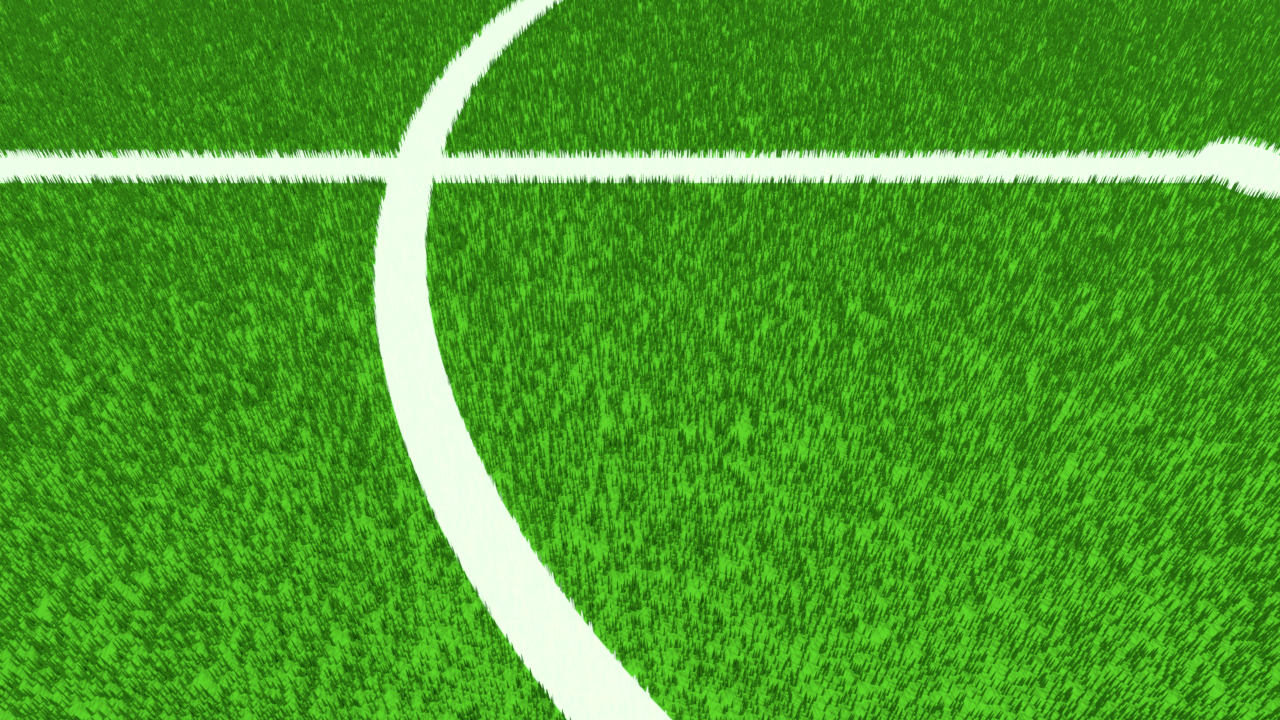
#> input picture segmentasi lapangan/sample4.png, 1280 x 720 px
$ python segmentasi_img.py
#> lines starting #> are read from the running program, lines starting #| are printed output that depends on the picture; after the words box and inside, x2 and y2 are one past the last pixel; in counts of white or black regions, pixels touching at a corner belong together
import cv2 as cv
import numpy as np

imgframe = cv.imread('sample4.png')
#> imgframe is the input picture: shape (720, 1280, 3); mean B, G, R 42.1, 156.6, 75

if imgframe is None:
    print("Error: Can't load image")
else:
    low_green = np.array([35, 100, 100])
    up_green = np.array([85, 255, 255])

    hsv = cv.cvtColor(imgframe, cv.COLOR_BGR2HSV)
#> hsv: shape (720, 1280, 3); mean H, S, V 51.5, 197.6, 156.6

    kernel = cv.getStructuringElement(cv.MORPH_ELLIPSE, (3, 3))

    green_mask = cv.inRange(hsv, low_green, up_green)
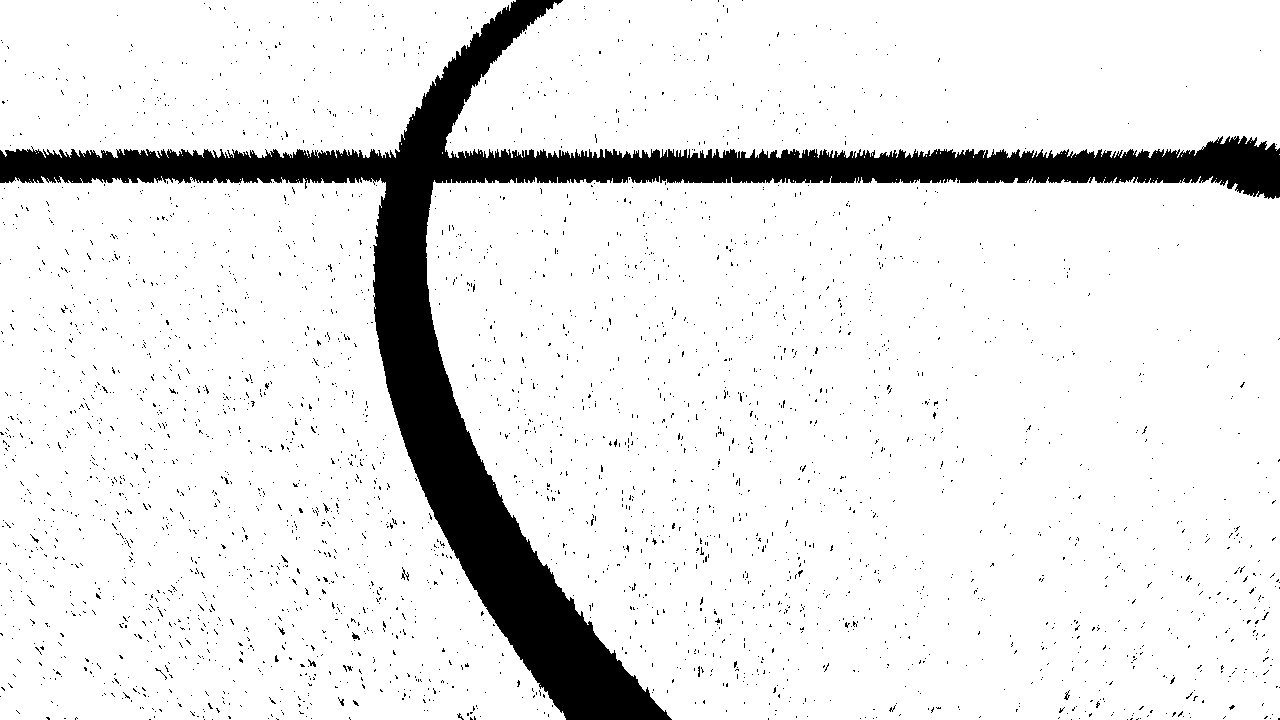
#> green_mask: shape (720, 1280); 89.9% white; 3119 black regions (3112 under 20 px), largest, box (x1, y1, x2, y2) and area: (0, 0, 1280, 720) 84033, (401, 567, 409, 581) 36, (352, 632, 360, 640) 31

    green_mask1 = cv.erode(green_mask, kernel, iterations=1)
#> green_mask1: shape (720, 1280); 87% white; 2423 black regions (2062 under 20 px), largest, box (x1, y1, x2, y2) and area: (0, 0, 1280, 720) 90846, (400, 566, 410, 582) 91, (466, 704, 479, 720) 88
    green_mask2 = cv.dilate(green_mask1, kernel, iterations=6)
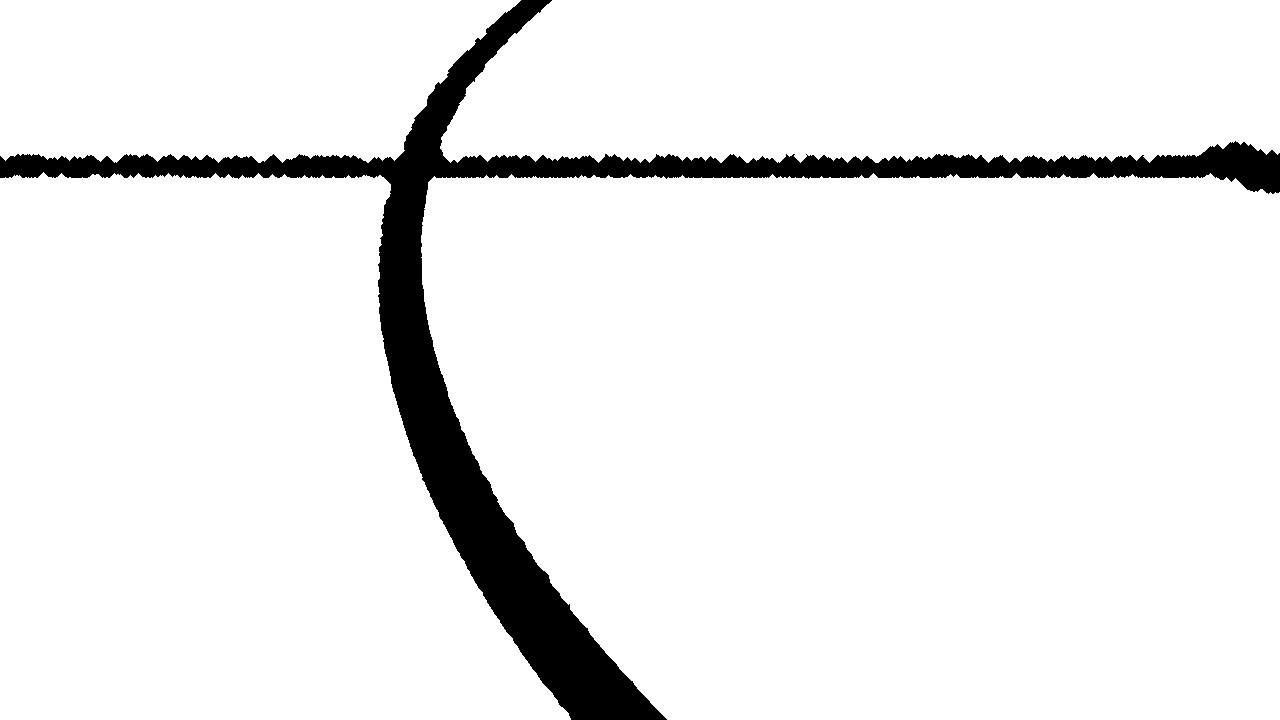
#> green_mask2: shape (720, 1280); 93% white; 1 black region

    contours, _ = cv.findContours(green_mask2, cv.RETR_EXTERNAL, cv.CHAIN_APPROX_SIMPLE)
#> contours = 4 contours; box (x1, y1, x2, y2) and area: (421, 173, 1280, 720) 423509, (0, 172, 571, 720) 235088, (440, 0, 1280, 163) 124280, (0, 0, 521, 163) 70103

    if contours:
        largest_contour = max(contours, key=cv.contourArea)
#> largest_contour = contour of 671 points, box (x1, y1, x2, y2) (421, 173, 1280, 720), area 423509

        hull = cv.convexHull(largest_contour)
#> hull = contour of 36 points, box (x1, y1, x2, y2) (421, 173, 1280, 720), area 427247

        mask = np.zeros_like(green_mask2)
        cv.drawContours(mask, [hull], -1, 255, thickness=-1)
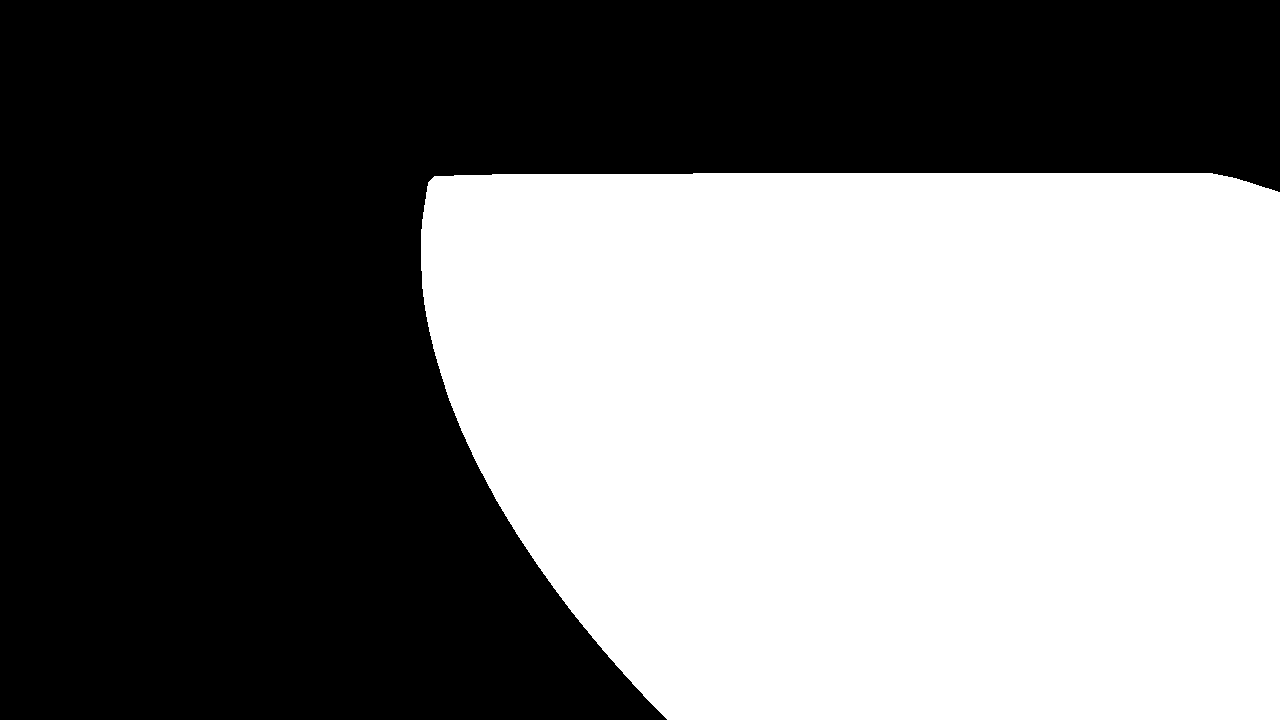
#> mask: shape (720, 1280); 46.5% white; 1 white region, box (x1, y1, x2, y2) and area: (421, 173, 1280, 720) 428528

        boundary_frame = imgframe.copy()
        cv.drawContours(boundary_frame, [hull], -1, (0, 0, 255), thickness=2)
#> boundary_frame: shape (720, 1280, 3); 0.72% of pixels changed, all inside (x1, y1, x2, y2) = (420, 172, 1280, 720)

        roi_frame = cv.bitwise_and(imgframe, imgframe, mask=mask)
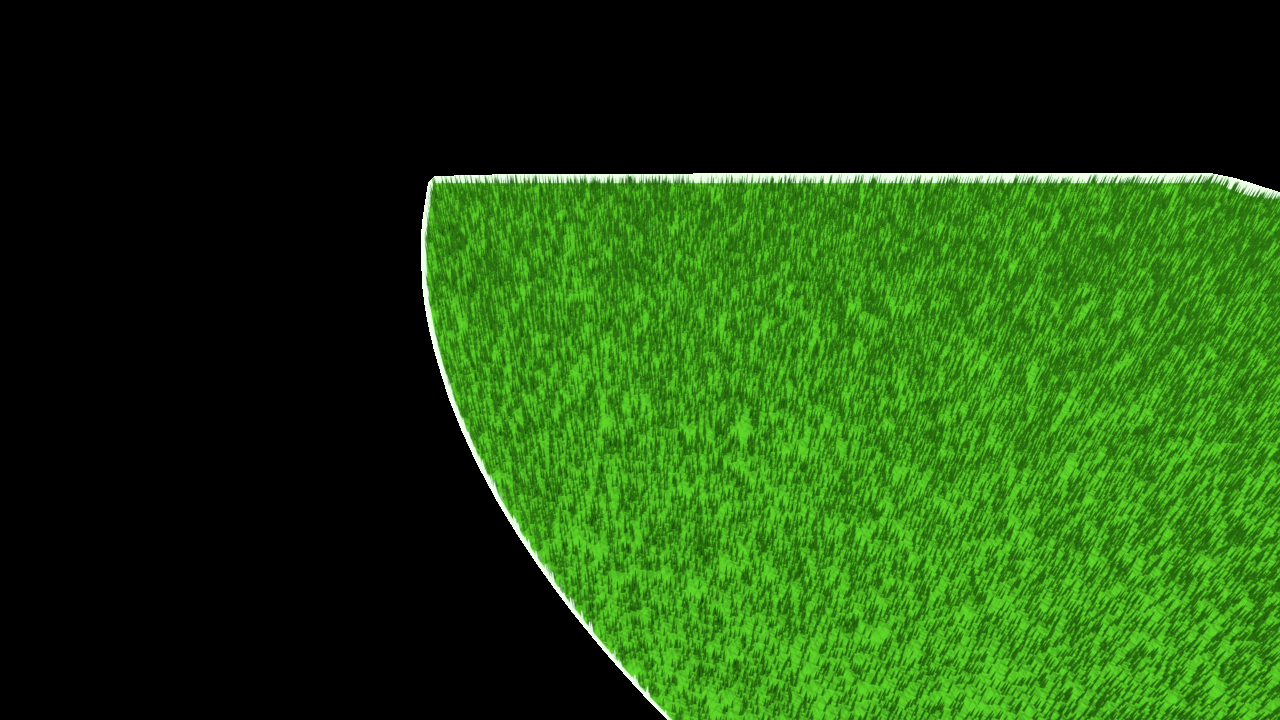
#> roi_frame: shape (720, 1280, 3); mean B, G, R 13.7, 71.5, 30.4

        #cv.imshow('Field Only', boundary_frame)
        cv.imshow('mask1', roi_frame)
        #cv.imshow('mask', green_mask2)

        cv.waitKey(0)

cv.destroyAllWindows()

$ run again, with segmentasi lapangan/sample1.png copied over segmentasi lapangan/sample4.png
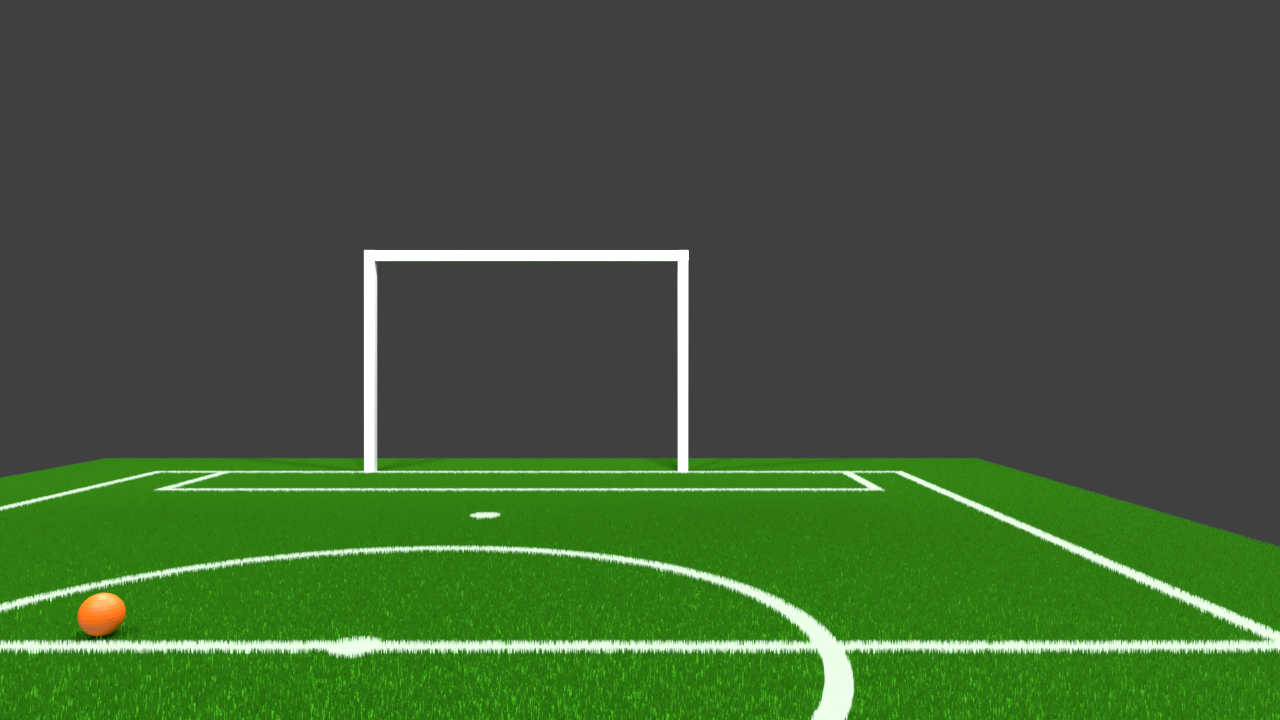
#> input picture segmentasi lapangan/sample1.png, 1280 x 720 px
#> imgframe is the input picture: shape (720, 1280, 3); mean B, G, R 56.5, 90.8, 66.3
#> hsv: shape (720, 1280, 3); mean H, S, V 21.7, 69.2, 91
#> `green_mask = cv.inRange(hsv, low_green, up_green)`:
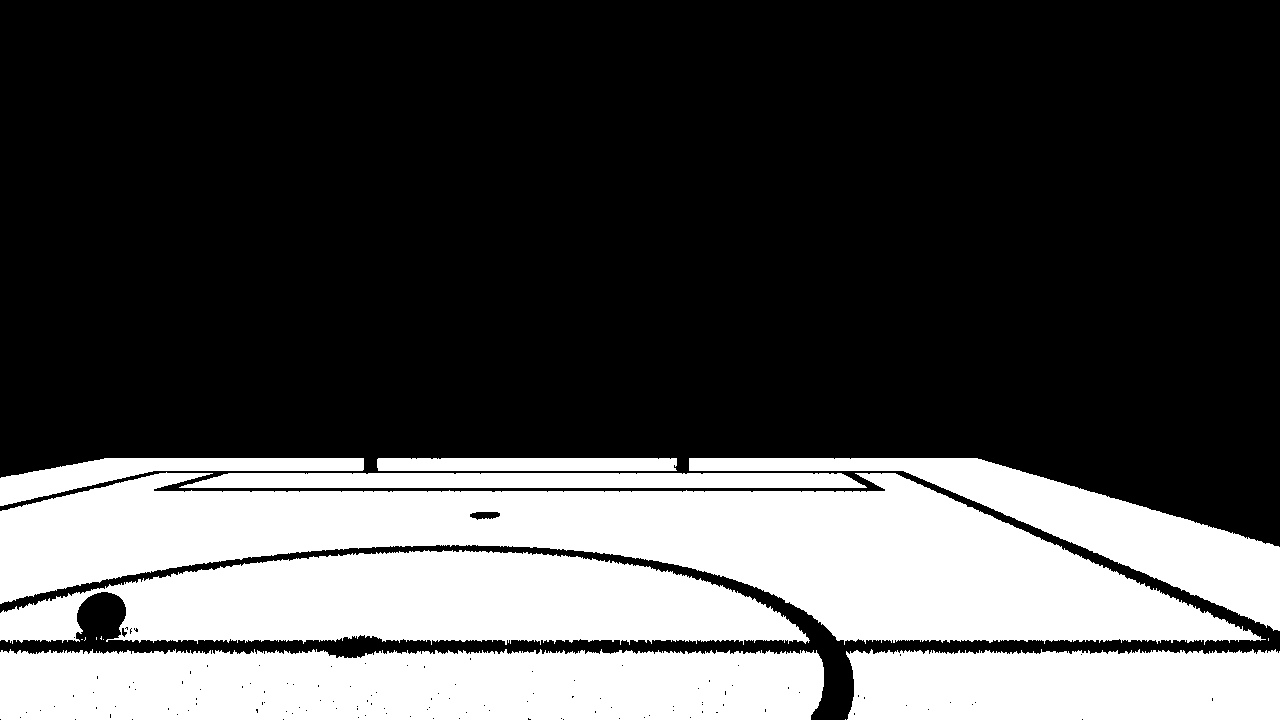
#> green_mask: shape (720, 1280); 31% white; 15 white regions (7 under 20 px), largest, box (x1, y1, x2, y2) and area: (0, 472, 1266, 645) 103819, (0, 649, 824, 720) 55358, (0, 550, 810, 645) 53206
#> green_mask1: shape (720, 1280); 29.8% white; 9 white regions (1 under 20 px), largest, box (x1, y1, x2, y2) and area: (0, 473, 1261, 642) 100903, (0, 650, 823, 720) 53724, (0, 551, 809, 642) 51159
#> green_mask2: shape (720, 1280); 34.7% white; 1 white region
#> contours = 1 contour; box (x1, y1, x2, y2) and area: (0, 453, 1280, 720) 322538
#> largest_contour = contour of 508 points, box (x1, y1, x2, y2) (0, 453, 1280, 720), area 322538
#> hull = contour of 14 points, box (x1, y1, x2, y2) (0, 453, 1280, 720), area 325999
#> mask: shape (720, 1280); 35.5% white; 1 white region, box (x1, y1, x2, y2) and area: (0, 453, 1280, 720) 327492
#> boundary_frame: shape (720, 1280, 3); 0.78% of pixels changed, all inside (x1, y1, x2, y2) = (0, 452, 1280, 720)
#> `roi_frame = cv.bitwise_and(imgframe, imgframe, mask=mask)`:
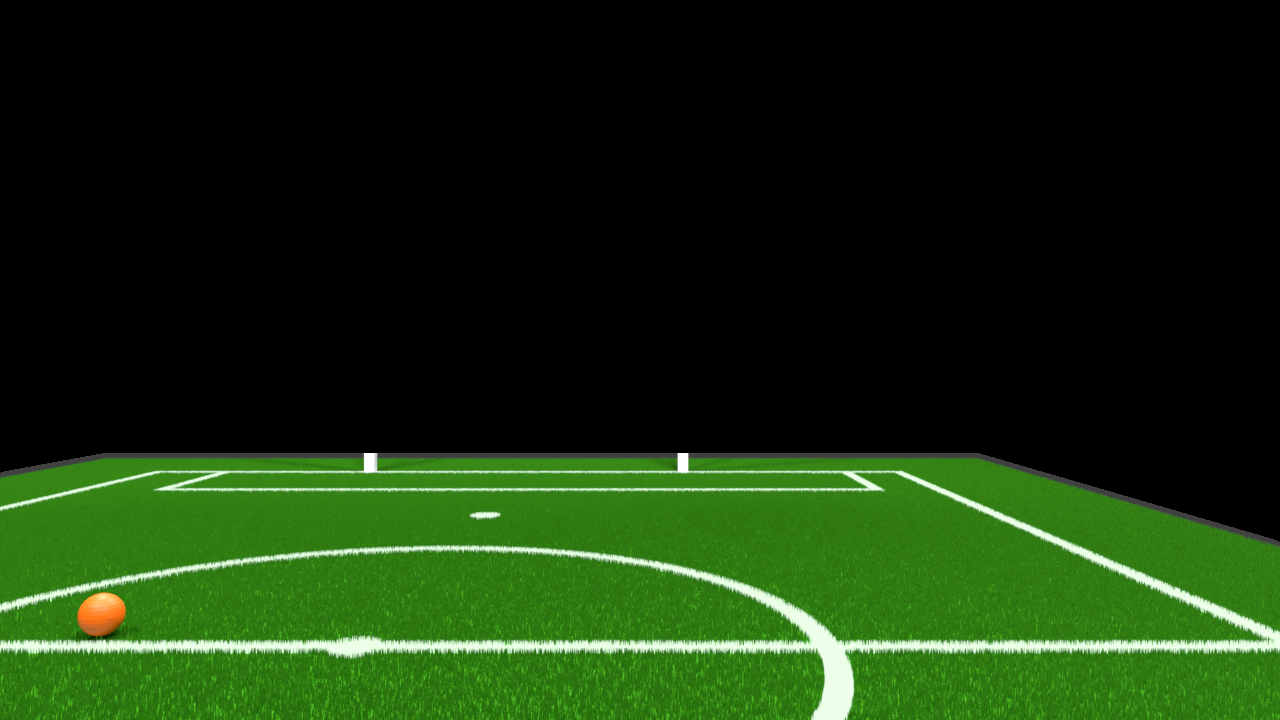
#> roi_frame: shape (720, 1280, 3); mean B, G, R 13.5, 47.8, 23.3
